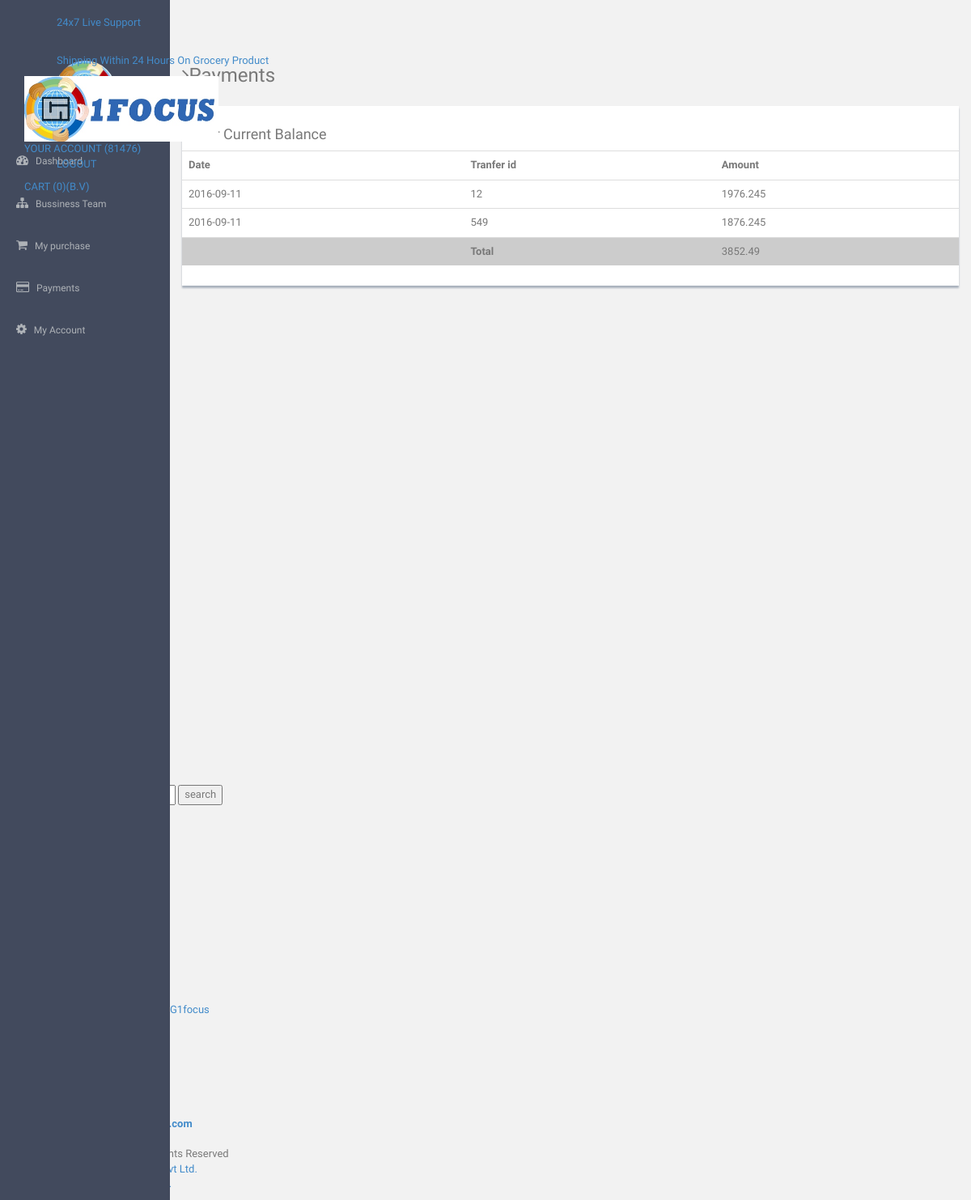
The page /shop/payments.php (signed in) on the database its author committed.
### tables this page shows
CREATE TABLE `c_month` (
  `m_id` int(11) NOT NULL,
  `d_id` varchar(20) NOT NULL,
  `f_date` varchar(20) NOT NULL,
  `bv1` varchar(20) NOT NULL,
  `bv2` varchar(20) NOT NULL,
  `bv3` varchar(20) NOT NULL,
  `own_bv` varchar(20) NOT NULL,
  `down_bv` varchar(20) NOT NULL,
  `m_amount` varchar(20) NOT NULL,
  `join_amount` varchar(10) NOT NULL,
  `clear` varchar(5) NOT NULL,
  `person_joined` varchar(5) NOT NULL
);

### shop/payments.php (the view, shortened to what this page needs)
<!DOCTYPE html>
<html lang="en">
  <head>
    <link href="assets/css/bootstrap.css" rel="stylesheet">
    <link href="assets/font-awesome/css/font-awesome.css" rel="stylesheet" />
    <link href="assets/css/style.css" rel="stylesheet">
    <link href="assets/css/style-responsive.css" rel="stylesheet">
  </head>
  <body>
  <section id="container" >
      <?php include "include/header.php";?>
      <aside>
         <?php include "include/sidebar.php"; ?>
      </aside>
      <section id="main-content">
          <section class="wrapper site-min-height">
          	<h3><i class="fa fa-angle-right"></i>Payments</h3>
          	<div class="row mt">
          		<div class="col-lg-12">
					<div class="content-panel">
          		<p>
                <h4>Your Current Balance <?php echo $ser[bal];?></h4>
                <table class="table">
                <tr><th>Date</th><th>Tranfer id</th><th>Amount</th></tr>
                <?php
				$retyy=mysql_query("select * from c_month where d_id=".$_SESSION[id]) or die ("bal info not selected");
				if (mysql_num_rows($retyy)>0)
				{ while($rfv=mysql_fetch_assoc($retyy)){?>
                <tr><td><?php echo $rfv[f_date];?></td><td><?php echo $rfv[m_id];?></td><td><?php echo $rfv[m_amount];?></td></tr><?php $tgh=$tgh+$rfv[m_amount]; }?>
                <h5><tr bgcolor="#CCCCCC"><td></td><th>Total</th><td><?php echo $tgh;?></td></tr></h5>
				<?php }else{?>
                <tr><td rowspan="3">OoP! you Dont have any Transfer Info</td></tr><?php }?>
                </table>
                </p>
				</div>
          		</div>
          	</div>
		</section><! --/wrapper -->
      </section>
      <?php include "include/footer.php";?>
  </section>
  </body>
</html>

### shop/shop/assets/css/style.css (style rules this page uses)
body { color: #797979; background: #f2f2f2; font-family: 'Ruda', sans-serif; padding: 0px !important; margin: 0px !important; font-size:13px; }
#container { width: 100%; height: 100%; }
.mt { margin-top: 25px; }
#main-content { margin-left: 210px; }
.wrapper { display: inline-block; margin-top: 60px; padding-left: 15px; padding-right: 15px; padding-bottom: 15px; padding-top: 0px; width: 100%; }
.content-panel { background: #ffffff; box-shadow: 0px 3px 2px #aab2bd; padding-top: 15px; padding-bottom: 5px; }
.content-panel h4 { margin-left: 10px; }
.site-min-height { min-height: 900px; }

### rows shown on the page
c_month: f_date "2016-09-11", m_id "12", m_amount "1976.245"
c_month: f_date "2016-09-11", m_id "549", m_amount "1876.245"

### other values the page prints
$_SESSION[id] "81476"
$totqty "0"
$tgh "3852.49"
